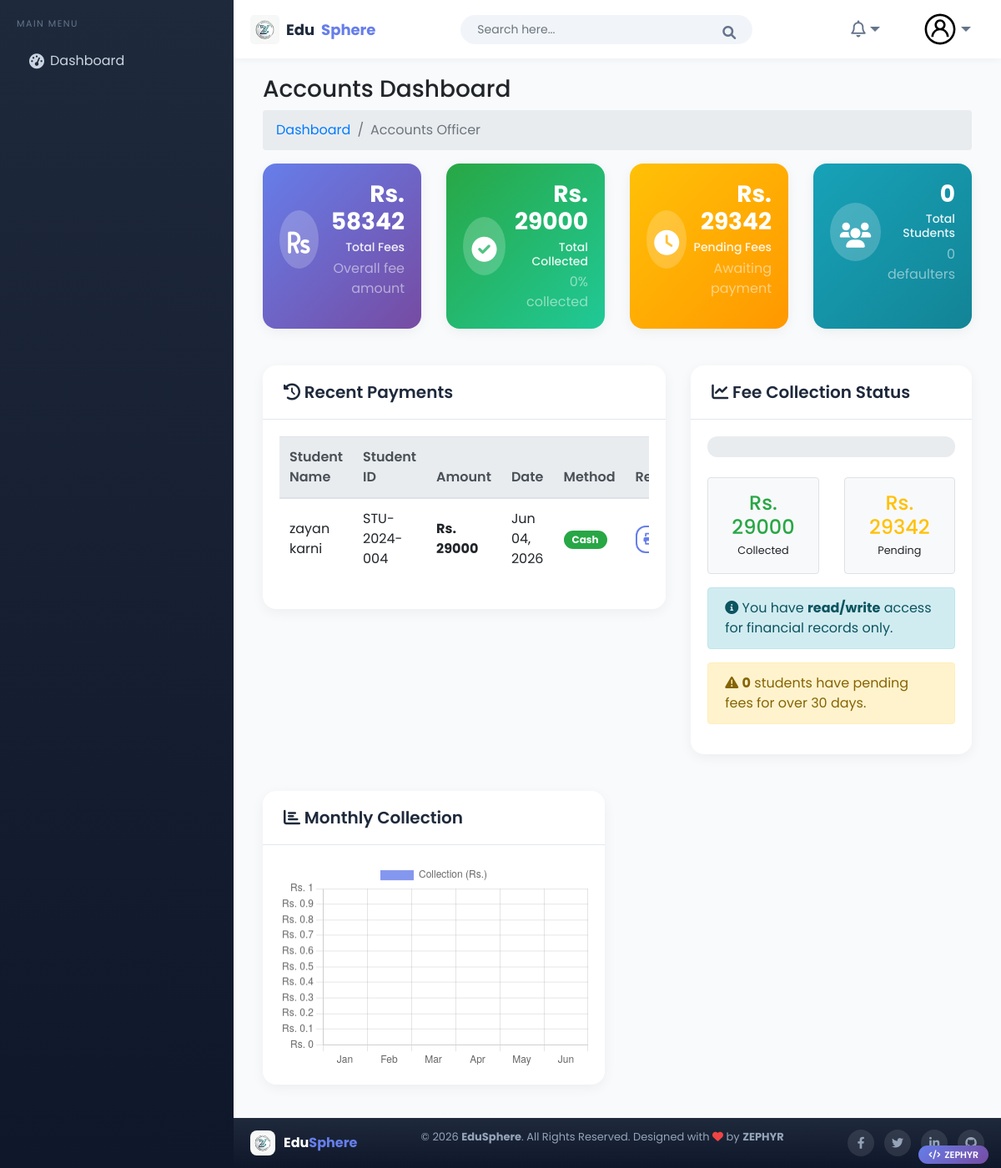
The app's page /home_auth/accounts-dashboard/ (signed in), older data.
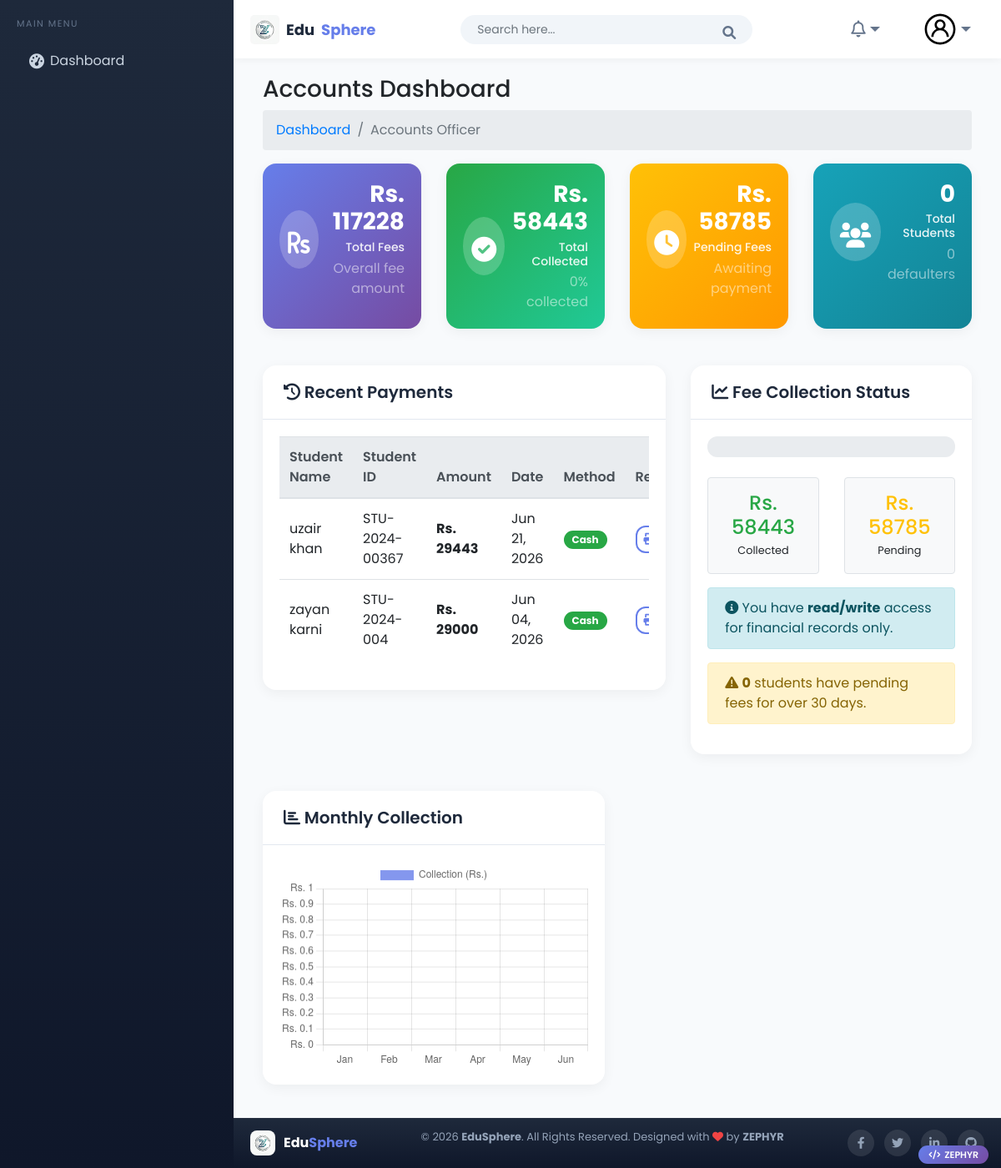
The same page, newer data.
### fee_system/models.py (models this page shows, shortened)
class ClearFee(models.Model):
    PAYMENT_METHODS = [
        ('Cash', 'Cash'),
        ('Bank Transfer', 'Bank Transfer'),
        ('Online', 'Online Payment'),
    ]
    COLLECTOR_NAMES = [
        ('name1', 'name1'),
        ('name2', 'name2'),
        ('name3', 'name3'),
    ]
    upload_fee = models.ForeignKey(
        UploadFee,
        on_delete=models.CASCADE,
        related_name="clear_records"  # Changed to plural
    )
    receipt_number = models.CharField(max_length=50, blank=True)  # Made blank=True
    cleared_amount = models.DecimalField(max_digits=10, decimal_places=2)
    payment_method = models.CharField(max_length=20, choices=PAYMENT_METHODS, default='Cash')
    collector_name = models.CharField(max_length=50, choices=COLLECTOR_NAMES, default=None)
    cleared_date = models.DateField(auto_now_add=True)
    remarks = models.TextField(blank=True, null=True)
    installment_number = models.PositiveIntegerField(
        default=1,
        help_text="Installment number for this payment"
    )
    class Meta:
        ordering = ['cleared_date']
        unique_together = ('upload_fee', 'installment_number')

class UploadFee(models.Model):
    batch = models.ForeignKey(Batch, on_delete=models.CASCADE)
    semester = models.ForeignKey(Semester, on_delete=models.CASCADE)  # Current semester only
    section = models.ForeignKey(Section, on_delete=models.CASCADE)
    student = models.ForeignKey(Student, on_delete=models.CASCADE)
    discipline = models.ForeignKey(Discipline, on_delete=models.CASCADE)
    due_date = models.DateField()
    amount = models.DecimalField(
        max_digits=10,
        decimal_places=2,
        default=0.00,
        verbose_name="Tuition Fee"
    )
    fine = models.DecimalField(
        max_digits=10,
        decimal_places=2,
        default=0.00,
        verbose_name="Late Fine"
    )
    upload_date = models.DateField(auto_now_add=True)
    is_fully_paid = models.BooleanField(default=False)
    paid_amount = models.DecimalField(
        max_digits=10,
        decimal_places=2,
        default=Decimal('0.00'),
        verbose_name="Amount Paid"
    )
    remaining_amount = models.DecimalField(
        max_digits=10,
        decimal_places=2,
        default=Decimal('0.00'),
        verbose_name="Balance Due"
    )
    is_overdue = models.BooleanField(default=False)
    grace_period = models.PositiveIntegerField(default=5, help_text="Grace period in days")
    class Meta:
        ordering = ['-due_date']
        unique_together = ('student', 'semester')
        verbose_name = "Student Fee"
        verbose_name_plural = "Student Fees"

### student/models.py (models this page shows, shortened)
class Student(models.Model):
    user = models.OneToOneField(CustomUser, on_delete=models.CASCADE, null=True, blank=True)
    GENDER_CHOICES = [
        ('M', 'Male'),
        ('F', 'Female'),
        ('O', 'Other'),
    ]
    first_name = models.CharField(max_length=50)
    last_name = models.CharField(max_length=50)
    student_id = models.CharField(max_length=20, unique=True)
    admission_number = models.CharField(max_length=20, unique=True)
    gender = models.CharField(max_length=1, choices=GENDER_CHOICES)
    dob = models.DateField()
    email = models.EmailField(unique=True)
    contact_number = models.CharField(max_length=15, blank=True)
    image = models.ImageField(upload_to='students/', blank=True, null=True)
    batch = models.ForeignKey(Batch, on_delete=models.CASCADE)
    semester = models.ForeignKey(Semester, on_delete=models.CASCADE)
    section = models.ForeignKey(Section, on_delete=models.CASCADE)
    discipline = models.ForeignKey(Discipline, on_delete=models.CASCADE)
    parent = models.OneToOneField(Parent, on_delete=models.CASCADE, related_name='student', null=True, blank=True)
    address = models.TextField()
    class Meta:
        ordering = ['batch', 'section', 'last_name']

### home_auth/views.py (the view)
# urls.py: path('accounts-dashboard/', views.accounts_dashboard, name='accounts_dashboard'),
@login_required
def accounts_dashboard(request):
    from fee_system.models import UploadFee, ClearFee
    from django.db.models import Sum
    from decimal import Decimal
    from  head.models import AdminProfile
    user_role = None
    try:
        admin_profile = AdminProfile.objects.get(user=request.user)
        user_role = admin_profile.role
    except:
        if request.user.is_superuser:
            user_role = 'superuser'
        elif request.user.is_admin:
            user_role = 'admin'
        elif request.user.is_teacher:
            user_role = 'teacher'
        elif request.user.is_student:
            user_role = 'student'
    total_fees = UploadFee.objects.aggregate(
        total=Sum('amount') + Sum('fine')
    )['total'] or Decimal('0.00')
    total_paid = ClearFee.objects.aggregate(
        total=Sum('cleared_amount')
    )['total'] or Decimal('0.00')
    pending_fees = total_fees - total_paid
    recent_payments = ClearFee.objects.select_related('upload_fee__student').order_by('-cleared_date')[:10]
    context = {
        'total_fees': total_fees,
        'total_paid': total_paid,
        'pending_fees': pending_fees,
        'recent_payments': recent_payments,
        'can_edit': True,
        'can_delete': False,
        'user_role': user_role,  # ✅ ADD THIS
    }
    return render(request, 'Home/accounts_dashboard.html', context)

### templates/Home/accounts_dashboard.html (shortened to what this page needs)
{% extends 'Home/base.html' %}
{% load static %}
{% block body %}
<div class="content container-fluid">
    <div class="page-header">
        <div class="row">
            <div class="col-sm-12">
                <h3 class="page-title fade-in-up">Accounts Dashboard</h3>
                <ul class="breadcrumb">
                    <li class="breadcrumb-item"><a href="{% url 'dashboard' %}">Dashboard</a></li>
                    <li class="breadcrumb-item active">Accounts Officer</li>
                </ul>
            </div>
        </div>
    </div>
    <div class="row">
        <div class="col-xl-3 col-sm-6 col-12 d-flex">
            <div class="card bg-primary w-100 fade-in-up" style="animation-delay: 0.1s;">
                <div class="card-body">
                    <div class="db-widgets d-flex justify-content-between align-items-center">
                        <div class="db-icon">
                            <i class="fas fa-rupee-sign"></i>
                        </div>
                        <div class="db-info text-right">
                            <h3>Rs. {{ total_fees|floatformat:0 }}</h3>
                            <h6>Total Fees</h6>
                            <p class="text-white-50 mb-0">Overall fee amount</p>
                        </div>
                    </div>
                </div>
            </div>
        </div>
        <div class="col-xl-3 col-sm-6 col-12 d-flex">
            <div class="card bg-success w-100 fade-in-up" style="animation-delay: 0.2s;">
                <div class="card-body">
                    <div class="db-widgets d-flex justify-content-between align-items-center">
                        <div class="db-icon">
                            <i class="fas fa-check-circle"></i>
                        </div>
                        <div class="db-info text-right">
                            <h3>Rs. {{ total_paid|floatformat:0 }}</h3>
                            <h6>Total Collected</h6>
                            <p class="text-white-50 mb-0">{{ collection_percentage|default:0 }}% collected</p>
                        </div>
                    </div>
                </div>
            </div>
        </div>
        <div class="col-xl-3 col-sm-6 col-12 d-flex">
            <div class="card bg-warning w-100 fade-in-up" style="animation-delay: 0.3s;">
                <div class="card-body">
                    <div class="db-widgets d-flex justify-content-between align-items-center">
                        <div class="db-icon">
                            <i class="fas fa-clock"></i>
                        </div>
                        <div class="db-info text-right">
                            <h3>Rs. {{ pending_fees|floatformat:0 }}</h3>
                            <h6>Pending Fees</h6>
                            <p class="text-white-50 mb-0">Awaiting payment</p>
                        </div>
                    </div>
                </div>
            </div>
        </div>
        <div class="col-xl-3 col-sm-6 col-12 d-flex">
            <div class="card bg-info w-100 fade-in-up" style="animation-delay: 0.4s;">
                <div class="card-body">
                    <div class="db-widgets d-flex justify-content-between align-items-center">
                        <div class="db-icon">
                            <i class="fas fa-users"></i>
                        </div>
                        <div class="db-info text-right">
                            <h3>{{ total_students|default:"0" }}</h3>
                            <h6>Total Students</h6>
                            <p class="text-white-50 mb-0">{{ defaulters_count|default:"0" }} defaulters</p>
                        </div>
                    </div>
                </div>
            </div>
        </div>
    </div>
    <div class="row mt-4">
        <div class="col-md-7">
            <div class="card fade-in-up" style="animation-delay: 0.6s;">
                <div class="card-header">
                    <h5 class="card-title"><i class="fas fa-history"></i> Recent Payments</h5>
                </div>
                <div class="card-body">
                    <div class="table-responsive">
                        <table class="table table-hover">
                            <thead class="thead-light">
                                <tr>
                                    <th>Student Name</th>
                                    <th>Student ID</th>
                                    <th>Amount</th>
                                    <th>Date</th>
                                    <th>Method</th>
                                    <th>Receipt</th>
                                </tr>
                            </thead>
                            <tbody>
                                {% for payment in recent_payments %}
                                <tr>
                                    <td>{{ payment.upload_fee.student.first_name }} {{ payment.upload_fee.student.last_name }}</div>
                                    <td>{{ payment.upload_fee.student.student_id }}</div>
                                    <td><strong>Rs. {{ payment.cleared_amount|floatformat:0 }}</strong></div>
                                    <td>{{ payment.cleared_date|date:"M d, Y" }}</div>
                                    <td><span class="badge badge-success">Cash</span></div>
                                    <td>
                                        <a href="#" class="btn btn-sm btn-outline-primary">
                                            <i class="fas fa-print"></i>
                                        </a>
                                    </div>
                                {% empty %}
                                <tr>
                                    <td colspan="6" class="text-center">No recent payments found</div>
                                </tr>
                                {% endfor %}
                    </div>
        <div class="col-md-5">
            <div class="card fade-in-up" style="animation-delay: 0.7s;">
                <div class="card-header">
                    <h5 class="card-title"><i class="fas fa-chart-line"></i> Fee Collection Status</h5>
                </div>
                <div class="card-body">
                    <div class="progress mb-4" style="height: 25px; border-radius: 12px;">
                    </div>
                    <div class="row text-center mb-3">
                        <div class="col-6">
                            <div class="border rounded p-3 bg-light">
                                <h4 class="text-success mb-0">Rs. {{ total_paid|floatformat:0 }}</h4>
                                <small>Collected</small>
                            </div>
                        </div>
                        <div class="col-6">
                            <div class="border rounded p-3 bg-light">
                                <h4 class="text-warning mb-0">Rs. {{ pending_fees|floatformat:0 }}</h4>
                                <small>Pending</small>
                            </div>
                        </div>
                    </div>
                    <div class="alert alert-info mt-3">
                        <i class="fas fa-info-circle"></i> You have <strong>read/write</strong> access for financial records only.
                    </div>
                    <div class="alert alert-warning mt-2">
                        <i class="fas fa-exclamation-triangle"></i> <strong>{{ defaulters_count|default:0 }}</strong> students have pending fees for over 30 days.
                    </div>
                </div>
            </div>
        </div>
    <div class="row mt-4">
        <div class="col-md-6">
            <div class="card fade-in-up" style="animation-delay: 0.8s;">
                <div class="card-header">
                    <h5 class="card-title"><i class="fas fa-chart-bar"></i> Monthly Collection</h5>
                </div>
                <div class="card-body">
                    <canvas id="monthlyCollectionChart" height="200"></canvas>
                </div>
            </div>
        </div>
    </div>
<script>
    // Monthly Collection Chart
    const ctx = document.getElementById('monthlyCollectionChart').getContext('2d');
    new Chart(ctx, {
        type: 'bar',
        data: {
            labels: ['Jan', 'Feb', 'Mar', 'Apr', 'May', 'Jun'],
            datasets: [{
                label: 'Collection (Rs.)',
                data: {{ monthly_collection|default:'[0,0,0,0,0,0]' }},
                backgroundColor: 'rgba(102, 126, 234, 0.8)',
                borderRadius: 8,
                borderWidth: 0
            }]
        },
        options: {
            responsive: true,
            maintainAspectRatio: true,
            plugins: {
                legend: {
                    position: 'top',
                },
                tooltip: {
                    callbacks: {
                        label: function(context) {
                            return 'Rs. ' + context.raw.toLocaleString();
                        }
                    }
                }
            },
            scales: {
                y: {
                    beginAtZero: true,
                    ticks: {
                        callback: function(value) {
                            return 'Rs. ' + value.toLocaleString();
                        }
                    }
                }
            }
        }
    });
</script>
{% endblock %}

Row changes from the older to the newer data that the page shows:
added ClearFee: upload_fee.student.first_name "uzair", upload_fee.student.last_name "khan", upload_fee.student.student_id "STU-2024-00367", cleared_amount "29443", cleared_date "Jun 21, 2026"
Text that changed along with them:
{{ total_fees|floatformat:0 }}: "58342" → "117228"
{{ total_paid|floatformat:0 }}: "29000" → "58443"
{{ pending_fees|floatformat:0 }}: "29342" → "58785"
